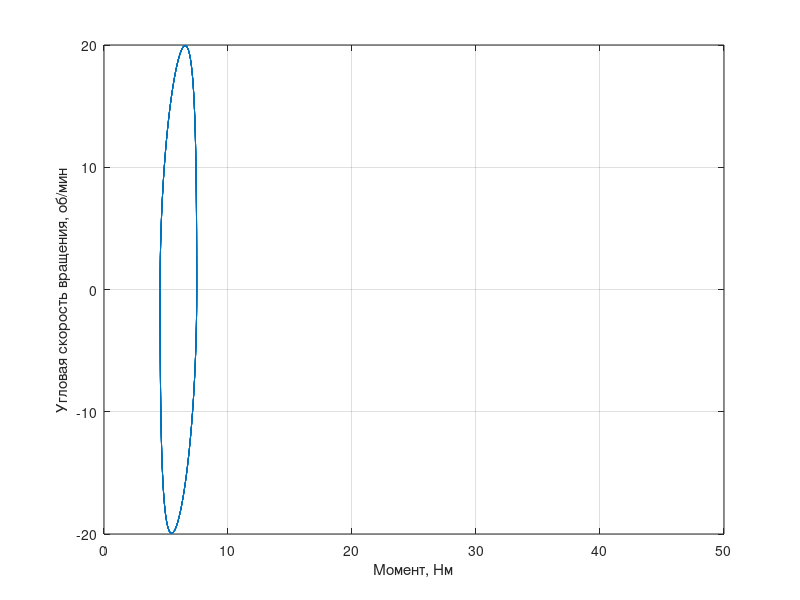

Source code (MATLAB):
% % построение нагрузочной характеристики
t = 0:0.1:100;
w = 2;
w_ = 0.57;
a = 3.5;
% J = 0.21;
J = 1.3;
M = 6;
k = 0.1375;
a_t = a*sin(w_*t);
w_t = a*w_*cos(w_*t);
q_t = a*w_*w_*sin(w_*t);

Mn = -J.*q_t + k.*abs(w_t).*w_t + M;
% Mn = -J.*q_t + k.*w_t + M;
plot(Mn, 10*w_t)
xlabel("Момент, Нм")
ylabel("Угловая скорость вращения, об/мин")
hold on
% построение механической характеристики двигателя
i = 60;
m_ = 695;
m = 0:0.1:m_* i;
n0 = 1050/i;
% N_M = (n0 - m * 8.7);
N_M = n0*(1 - m/(m_ * i));
plot(m/1000, N_M)
grid on
